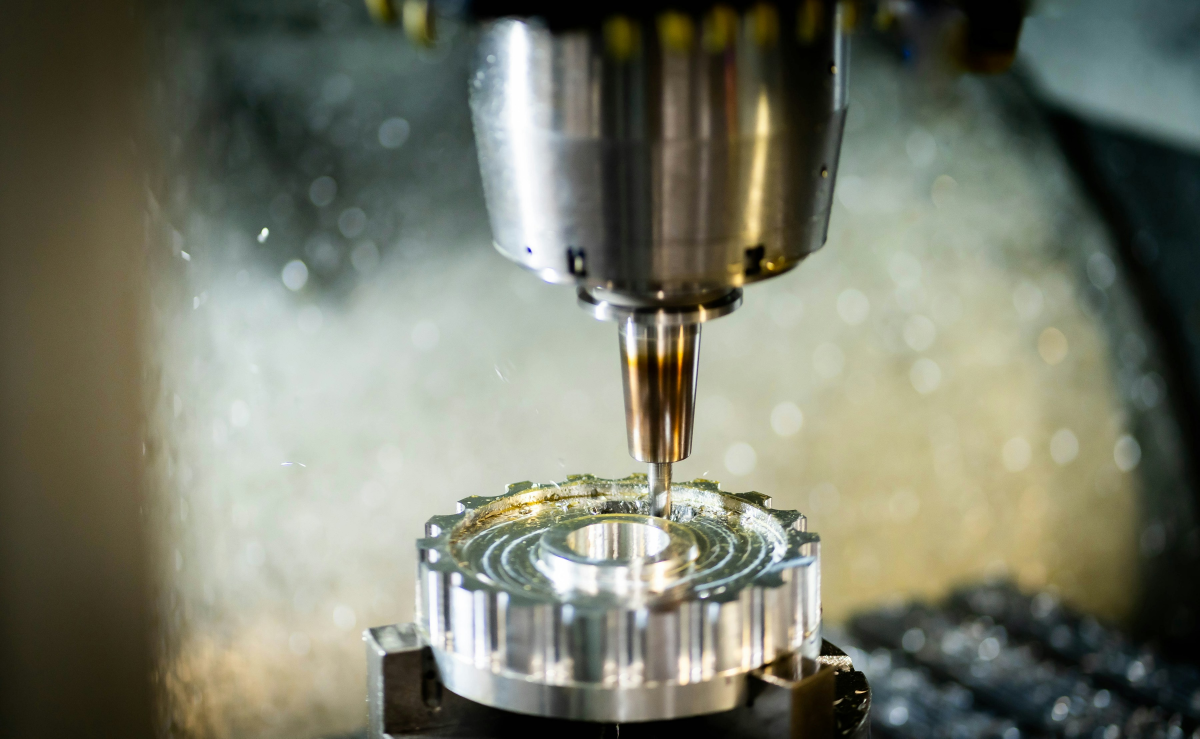
#> input picture website-assets/photography/originals/ph01-endmill-aluminium.jpg, 3600 x 2216 px (shown at 1/3 size)
$ python grade_photos.py
#> lines starting #> are read from the running program, lines starting #| are printed output that depends on the picture
"""Grade licensed editorial photography into the NoClue Industries house look.

  python visualization/scripts/grade_photos.py

Sources   website-assets/photography/originals/*.jpg   (licences: website-assets/photography/MANIFEST.md)
Output    public/photography/v1/<name>-<w>.{avif,webp}

House look ("cold steel"): crushed blacks that meet the page background (#07090A),
partial desaturation, cool shadows / neutral highlights, gentle S-curve, edge
falloff into the page colour and a fine monochrome grain, so ten photographs
by ten different people read as one campaign. One image is printed as a
signal-orange duotone for the orange colour-field section.

Grading is a creative treatment of the photographs (permitted by the Unsplash
License). It is never applied to NoClue renders, which are shown as rendered.
"""
import os

import numpy as np
from PIL import Image

ROOT = os.path.dirname(os.path.dirname(os.path.dirname(os.path.abspath(__file__))))
SRC = os.path.join(ROOT, "website-assets", "photography", "originals")
OUT = os.path.join(ROOT, "public", "photography", "v1")
WIDTHS = (960, 1600, 2400)
BG = np.array([7, 9, 10], dtype=np.float32) / 255.0
SIGNAL = np.array([255, 90, 31], dtype=np.float32) / 255.0

# name: (source, crop box in fractions l,t,r,b, look, saturation, exposure, vignette)
PHOTOS = {
    "endmill": ("ph01-endmill-aluminium.jpg", (0.0, 0.0, 1.0, 1.0), "steel", 0.30, 0.95, 0.55),
    "facemill": ("ph02-facemill.jpg", (0.0, 0.0, 1.0, 1.0), "steel", 0.25, 0.92, 0.55),
    "sparks": ("ph03-laser-sparks.jpg", (0.0, 0.0, 1.0, 0.86), "duotone", 0.0, 1.05, 0.35),  # crop removes maker's mark
    "ring": ("ph04-machined-ring.jpg", (0.0, 0.0, 1.0, 1.0), "mono", 0.0, 1.0, 0.25),
    "pcb-pads": ("ph05-pcb-pads.jpg", (0.0, 0.0, 1.0, 1.0), "steel", 0.42, 0.92, 0.55),
    "pcb-crystal": ("ph06-pcb-crystal.jpg", (0.0, 0.0, 1.0, 1.0), "steel", 0.30, 1.0, 0.45),
    "pocket": ("ph07-machined-pocket.jpg", (0.0, 0.0, 1.0, 1.0), "steel", 0.40, 0.88, 0.55),
    "balls": ("ph08-steel-balls.jpg", (0.0, 0.0, 1.0, 1.0), "mono", 0.0, 0.95, 0.45),
    "printer": ("ph09-printer-hex.jpg", (0.0, 0.0, 1.0, 0.76), "steel", 0.20, 1.1, 0.40),  # crop removes a blurred label
    "gearbox": ("ph10-gearbox-cutaway.jpg", (0.0, 0.0, 1.0, 1.0), "steel", 0.30, 0.85, 0.60),
}


def s_curve(x, amount=0.18):
    return np.clip(x + amount * (x - 0.5) * (1 - np.abs(2 * x - 1)) * 2, 0, 1)


def grade(im: Image.Image, look: str, sat: float, exposure: float, vignette: float, seed: int) -> Image.Image:
    a = np.asarray(im.convert("RGB"), dtype=np.float32) / 255.0
    lin = a ** 2.2
    lum = (0.2126 * lin[..., 0] + 0.7152 * lin[..., 1] + 0.0722 * lin[..., 2]) ** (1 / 2.2)
    lum = lum[..., None]
    if look == "steel":
        x = lum + (a - lum) * sat
        x = x * exposure
        x = s_curve(np.clip((x - 0.035) / 0.965, 0, 1), 0.16)  # crush blacks slightly
        cool = np.array([0.93, 0.985, 1.04], dtype=np.float32)  # cool shadows, neutral highlights
        w = (1 - lum) ** 2
        x = x * (cool * w + (1 - w))
    elif look == "mono":
        x = s_curve(np.clip((lum * exposure - 0.03) / 0.97, 0, 1), 0.2)
        x = np.repeat(x, 3, axis=-1) * np.array([0.985, 1.0, 1.015], dtype=np.float32)
    elif look == "duotone":
        t = s_curve(np.clip(lum * exposure, 0, 1), 0.25)
        lo = t / 0.55
        hi = (t - 0.55) / 0.45
        x = np.where(t < 0.55, BG + (SIGNAL - BG) * np.clip(lo, 0, 1),
                     SIGNAL + (np.array([1.0, 0.93, 0.86]) - SIGNAL) * np.clip(hi, 0, 1))
        x = x.astype(np.float32)
    else:
        raise ValueError(look)

    h, w_ = x.shape[:2]
    if vignette > 0:
        yy, xx = np.mgrid[0:h, 0:w_].astype(np.float32)
        d = np.sqrt(((xx / w_ - 0.5) / 0.62) ** 2 + ((yy / h - 0.5) / 0.62) ** 2)
        fall = np.clip((d - 0.55) / 0.5, 0, 1) ** 1.6 * vignette
        x = x * (1 - fall[..., None]) + BG * fall[..., None]
    x = np.maximum(x, BG * 0.9)  # never darker than the page: photos meet the background
    rng = np.random.default_rng(seed)
    grain = rng.normal(0, 0.012, size=(h, w_, 1)).astype(np.float32)
    x = np.clip(x + grain * (0.4 + 0.6 * (1 - lum)), 0, 1)
    return Image.fromarray((x * 255 + 0.5).astype(np.uint8))


def main():
    os.makedirs(OUT, exist_ok=True)
    meta = {}
    for i, (name, (src, box, look, sat, exp, vig)) in enumerate(PHOTOS.items()):
        im = Image.open(os.path.join(SRC, src))
#> im is the input picture: PIL image 3600x2216 RGB; mean R, G, B 118.4, 121.1, 105.4
        W, H = im.size
#> W = 3600; H = 2216
        im = im.crop((round(box[0] * W), round(box[1] * H), round(box[2] * W), round(box[3] * H)))
        g = grade(im, look, sat, exp, vig, seed=i)
#> in grade, `lin = a ** 2.2`:
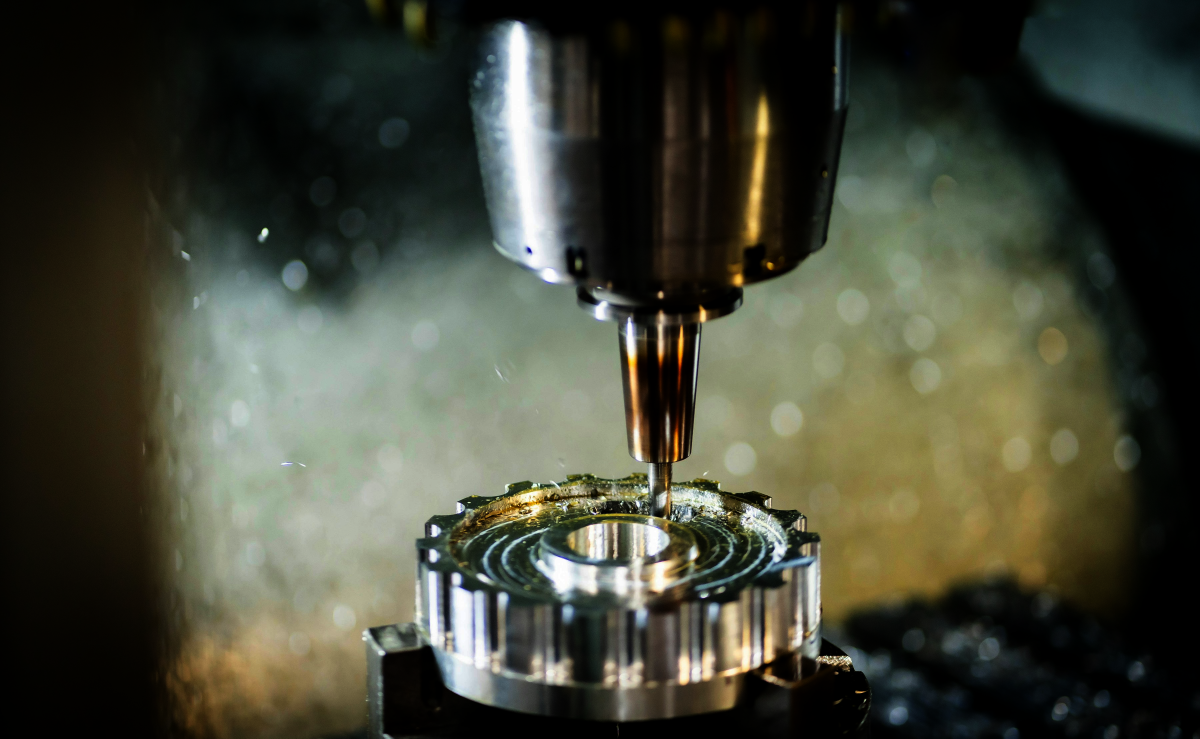
#> lin: shape (2216, 3600, 3) float32 (shown at 1/3 size); mean R, G, B 0.266, 0.275, 0.22
#> in grade, `lum = (0.2126 * lin[..., 0] + 0.7152 * lin[..., 1] + 0.0722 * lin[...,..`:
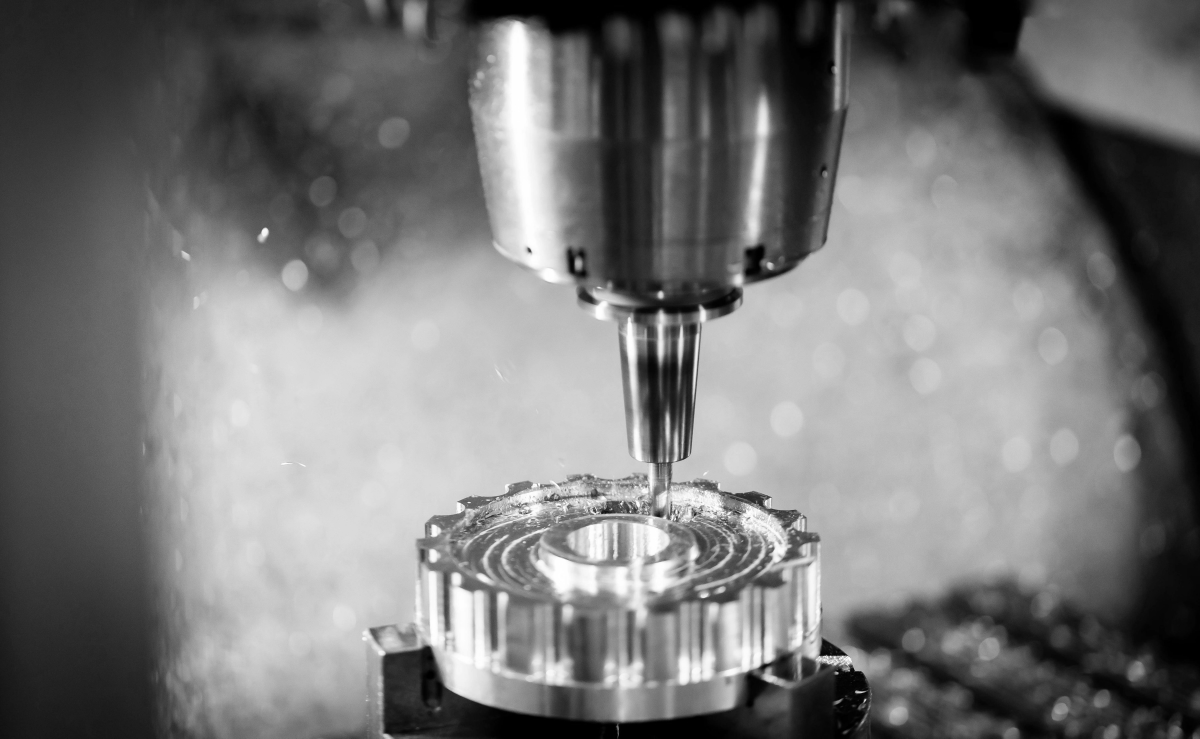
#> lum: shape (2216, 3600) float32 (shown at 1/3 size); min 0, max 1, mean 0.47
#> in grade, `w = (1 - lum) ** 2`:
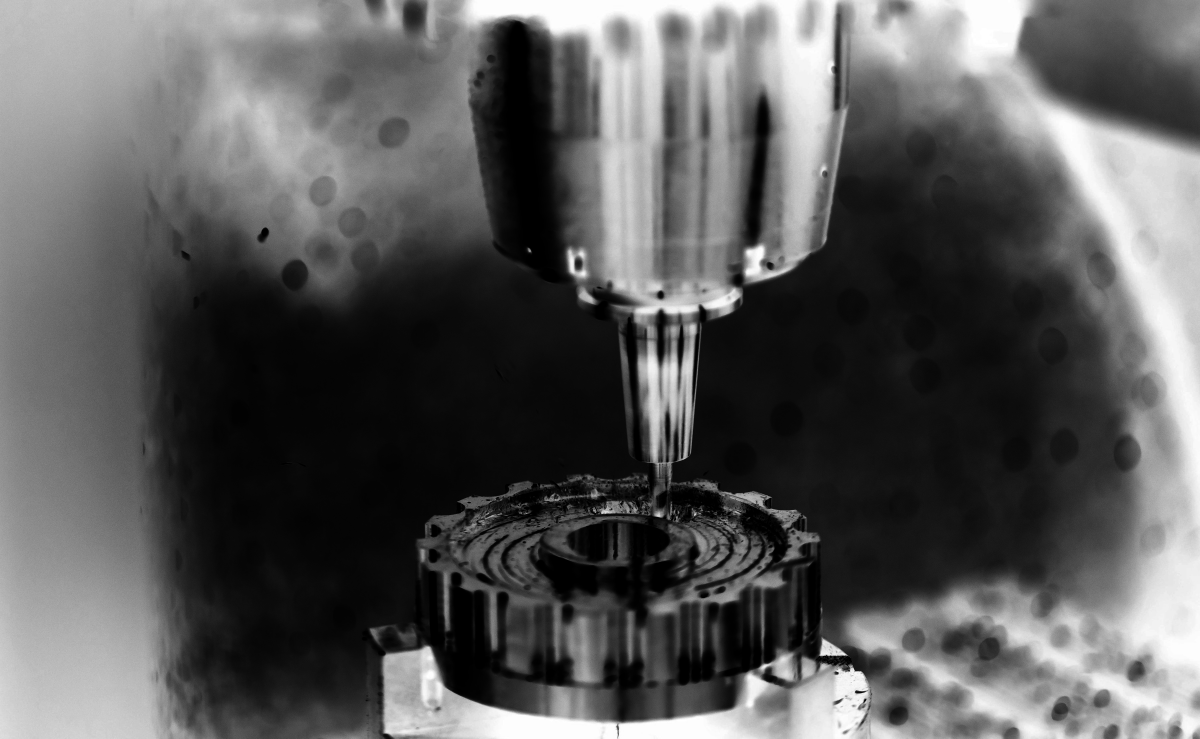
#> w: shape (2216, 3600, 1) float32 (shown at 1/3 size); min 0, max 1, mean 0.354
#> in grade, `x = x * (1 - fall[..., None]) + BG * fall[..., None]`:
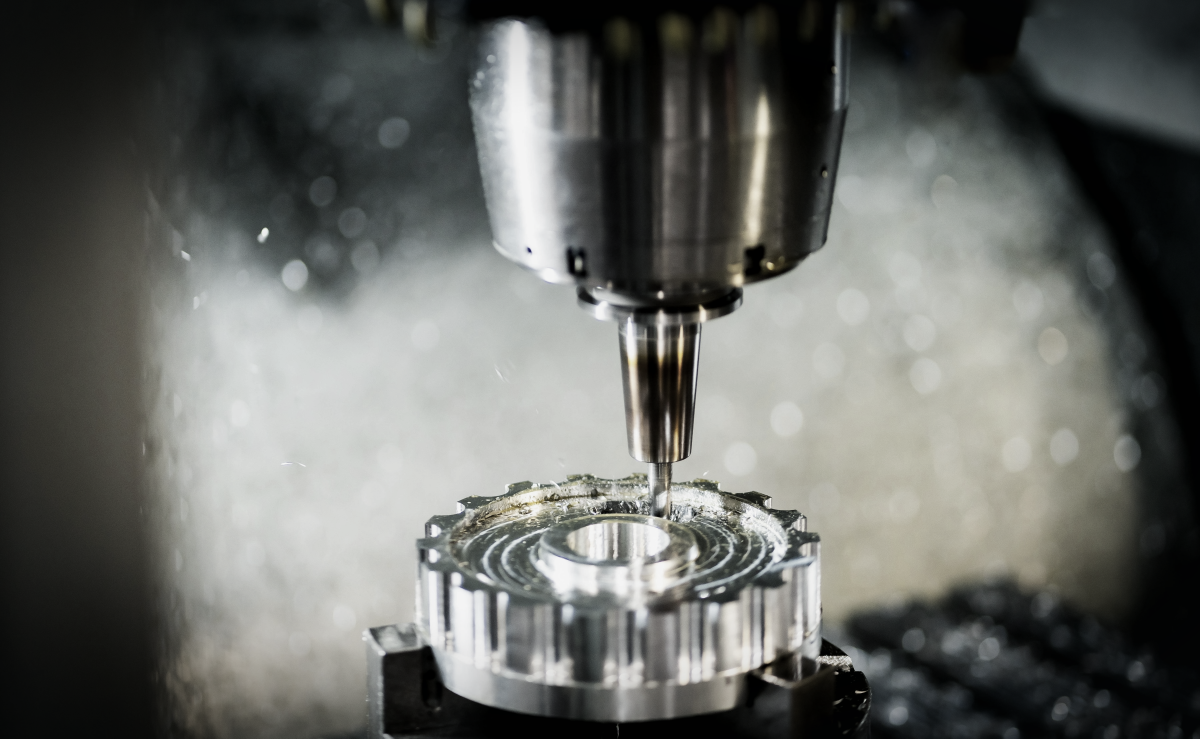
#> x: shape (2216, 3600, 3) float32 (shown at 1/3 size); mean of channels 0, 1, 2 0.398, 0.405, 0.39; drawn as R, G, B
        for w in WIDTHS:
            if w > g.width:
                continue
            h = round(g.height * w / g.width)
            r = g.resize((w, h), Image.LANCZOS)
            r.save(os.path.join(OUT, f"{name}-{w}.webp"), "WEBP", quality=78, method=6)
            r.save(os.path.join(OUT, f"{name}-{w}.avif"), "AVIF", quality=55, speed=4)
#> this loop made 1 pass
#> pass 1, in main, `r = g.resize((w, h), Image.LANCZOS)`:
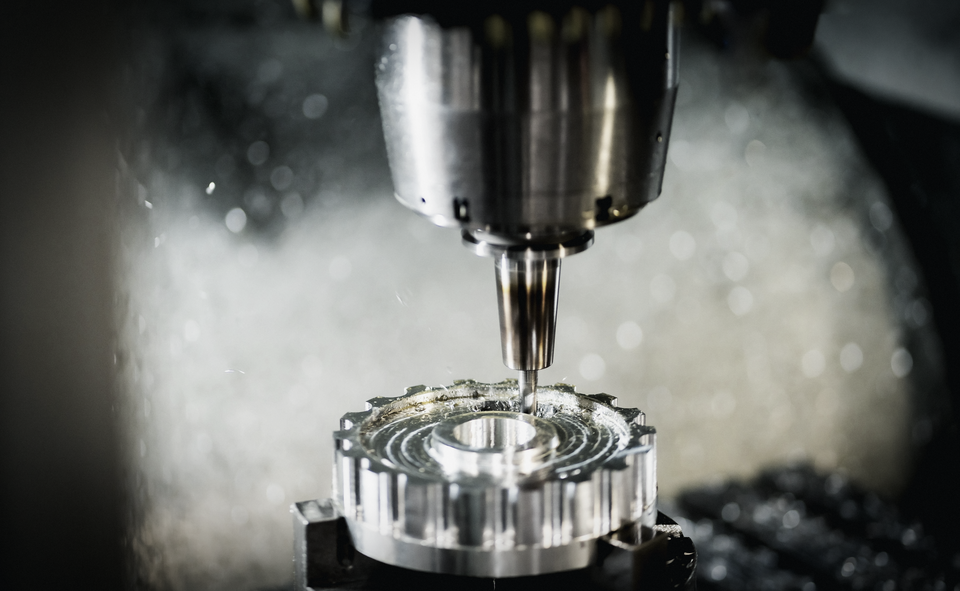
#> r: PIL image 960x591 RGB; mean R, G, B 102.6, 104.4, 100.9
        meta[name] = (g.width, g.height)
        print(f"{name}: {g.width}x{g.height} ({look})")
    return meta


if __name__ == "__main__":
#> (the run stopped early here; a loop or call above may not have finished)
